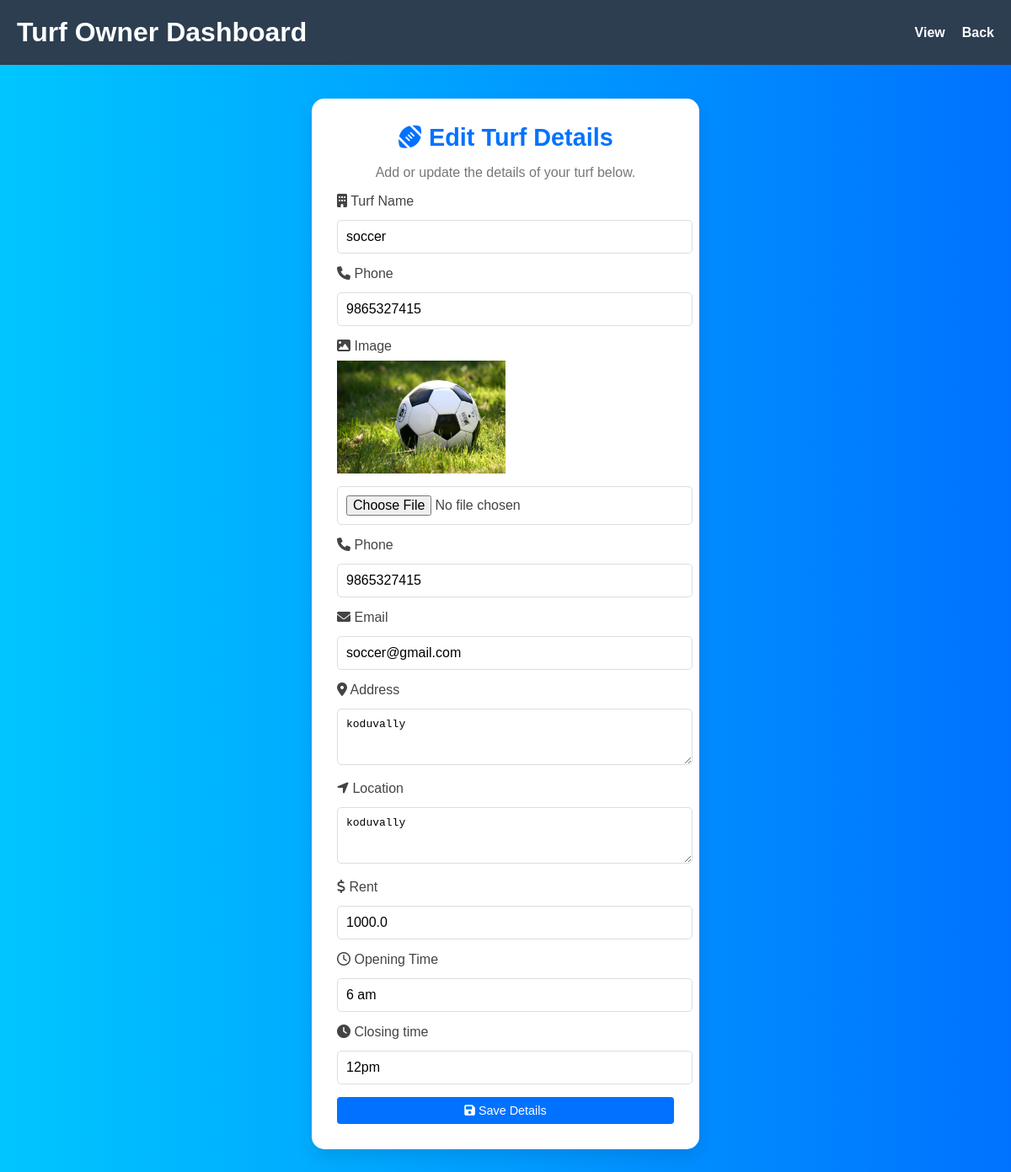
Screenshot of /turfapp/edit/1/ with the database file from the repository.
### turfapp/models.py (models this page shows)
class Turf(models.Model):
        Ownername = models.ForeignKey(Userprofile, on_delete=models.CASCADE, blank=True, null=True)
        turfname=models.CharField(max_length=250,null=True,blank=True)
        phone=models.CharField(max_length=250,null=True,blank=True)
        image=models.ImageField(upload_to="images/",null=True,blank=True)
        email=models.EmailField(null=True,blank=True)
        address=models.CharField(max_length=1000,null=True,blank=True)
        location=models.CharField(max_length=1000,null=True,blank=True)
        rent=models.FloatField(null=True,blank=True)
        opentime=models.CharField(max_length=1000,null=True,blank=True)
        closingtime=models.CharField(max_length=1000,null=True,blank=True)
        status =models.CharField(max_length=50,default=True)
        is_active = models.BooleanField(null=False, blank=True, default=True)
        created_at = models.DateTimeField(auto_now=True)
        updated_at= models.DateTimeField(auto_now=True)

### turfapp/views.py (the view, shortened to what this page needs)
# urls.py: path('edit/<int:id>/', Editturf.as_view(), name='edit_turf'),
class Editturf(View):
    def get(self, request, id):
        turf = Turf.objects.get(pk=id)
        form = TurfForm(instance=turf)
        return render(request, 'turf/editturf.html', {'turf': form})

### turfapp/forms.py (shortened to what this page needs)
class TurfForm(forms.ModelForm):
    slots = forms.CharField(
        required=False,
        widget=forms.Textarea(attrs={
            'placeholder': 'Enter slots as comma-separated values (e.g., 9:00-10:00, 10:00-11:00)',
            'rows': 3
        }),
        label="Time Slots"
    )
    class Meta:
        model = Turf
        fields = ['turfname', 'phone', 'image', 'email', 'address', 'location', 'rent', 'opentime', 'closingtime']

### templates/turf/editturf.html (shortened to what this page needs)
{% load static %}
<!DOCTYPE html>
<html lang="en">
<head>
    <link rel="stylesheet" href="{% static 'turfcss/style.css' %}">
    <link rel="stylesheet" href="{% static 'turfcss/turfhome.css' %} ">
    <link rel="stylesheet" href="https://cdnjs.cloudflare.com/ajax/libs/font-awesome/6.0.0/css/all.min.css">
</head>
<body>
    <header class="header">
        <div class="logo">
            <h1>Turf Owner Dashboard</h1>
        </div>
        <nav class="nav">
            <ul>
                <li><a href="{% url 'turfapp:view_turf' %}">View</a></li>
                <li><a href="{% url 'turfapp:loadturf' %}">Back</a></li>
            </ul>
        </nav>
    </header>
    <div class="container">
        <div class="form-header">
            <h2><i class="fas fa-football-ball"></i> Edit Turf Details</h2>
            <p>Add or update the details of your turf below.</p>
        </div>
        <form method="post" enctype="multipart/form-data">
        <div class="form-group">
            <label for="turfname"><i class="fas fa-building"></i> Turf Name</label>
            <input type="text" id="turfname" name="turfname" value="{{ turf.instance.turfname }}" required>
        </div>
        <div class="form-group">
            <label for="phone"><i class="fas fa-phone"></i> Phone</label>
            <input type="text" id="phone" name="phone" value="{{ turf.instance.phone }}" required>
        </div>
        <div class="form-group">
            <label for="image"><i class="fas fa-image"></i> Image</label>
            {% if turf.instance.image %}
                <img src="{{ turf.instance.image.url }}" alt="Product Image" style="max-width: 200px; display: block; margin-bottom: 10px;">
            {% endif %}
            <input type="file" id="image" name="image">
        </div>
        <div class="form-group">
            <label for="phone"><i class="fas fa-phone"></i> Phone</label>
            <input type="text" id="phone" name="phone" value="{{ turf.instance.phone }}" required>
        </div>
        <div class="form-group">
            <label for="email"><i class="fas fa-envelope"></i> Email</label>
            <input type="email" id="email" name="email" value="{{ turf.instance.email }}" required>
        </div>
        <div class="form-group">
            <label for="address"><i class="fas fa-map-marker-alt"></i> Address</label>
            <textarea id="address" name="address" rows="3" required>{{ turf.instance.address }}</textarea>
        </div>
        <div class="form-group">
            <label for="location"><i class="fas fa-location-arrow"></i> Location</label>
            <textarea id="location" name="location" rows="3" required>{{ turf.instance.location }}</textarea>
        </div>
        <div class="form-group">
            <label for="rent"><i class="fas fa-dollar-sign"></i> Rent</label>
            <input type="number" id="rent" name="rent" value="{{ turf.instance.rent }}" step="0.01" required>
        </div>
        <div class="form-group">
            <label for="opentime"><i class="fa-regular fa-clock"></i> Opening Time</label>
            <input type="text" id="opentime" name="opentime" value="{{ turf.instance.opentime }}" required>
        </div>
            <div class="form-group">
                <label for="closingtime"><i  class="fa-solid fa-clock"></i> Closing time</label>
                <input type="text" id="closingtime" name="closingtime" value="{{ turf.instance.closingtime }}" required>
            </div>
            <button type="submit" class="btn"><i class="fas fa-save"></i> Save Details</button>
        </form>
    </div>
</body>
</html>

### static/turfcss/style.css (style rules this page uses)
body { font-family: 'Arial', sans-serif; margin: 0; padding: 0; background: linear-gradient(to right, #00c6ff, #0072ff); color: #444; }
.container { max-width: 400px; margin: 40px auto; background: white; padding: 30px; border-radius: 15px; box-shadow: 0 8px 20px rgba(0, 0, 0, 0.1); animation: fadeIn 1s ease-in-out; }
.form-header h2 { margin: 0; font-size: 1.8em; color: #0072ff; text-align: center; }
.form-header p { text-align: center; font-size: 1em; color: #777; }
.form-group { margin: 15px 0; }
label { font-size: 1em; color: #444; margin-bottom: 8px; display: block; }
input[type="text"], input[type="email"], input[type="file"], input[type="number"],textarea { width: 100%; padding: 10px; font-size: 1em; border: 1px solid #ddd; border-radius: 5px; margin-top: 5px; }
.btn { display: block; width: 100%; padding: 12px; background-color: #0072ff; color: white; border: none; border-radius: 5px; font-size: 1.2em; cursor: pointer; margin-top: 10px; transition: all 0.3s ease; }
.btn { padding: 8px 12px; font-size: 0.9em; color: white; border: none; border-radius: 4px; cursor: pointer; }

### static/turfcss/turfhome.css (style rules this page uses)
body { font-family: 'Arial', sans-serif; margin: 0; padding: 0; background-color: #f4f4f9; }
.header { display: flex; justify-content: space-between; align-items: center; padding: 20px; background-color: #2c3e50; color: white; }
.logo h1 { margin: 0; }
.nav ul { list-style: none; margin: 0; padding: 0; display: flex; }
.nav ul li { margin-left: 20px; }
.nav ul li a { color: white; text-decoration: none; font-weight: bold; }
* { text-decoration:none ; }
body { font-family: Arial, sans-serif; margin: 0; padding: 0; background-color: #f4f4f4; }

### rows the page displays
Turf: turfname "soccer", phone "9865327415", instance.image (picture), email "soccer@gmail.com", address "koduvally", location "koduvally", rent "1000.0", opentime "6 am", closingtime "12pm"
